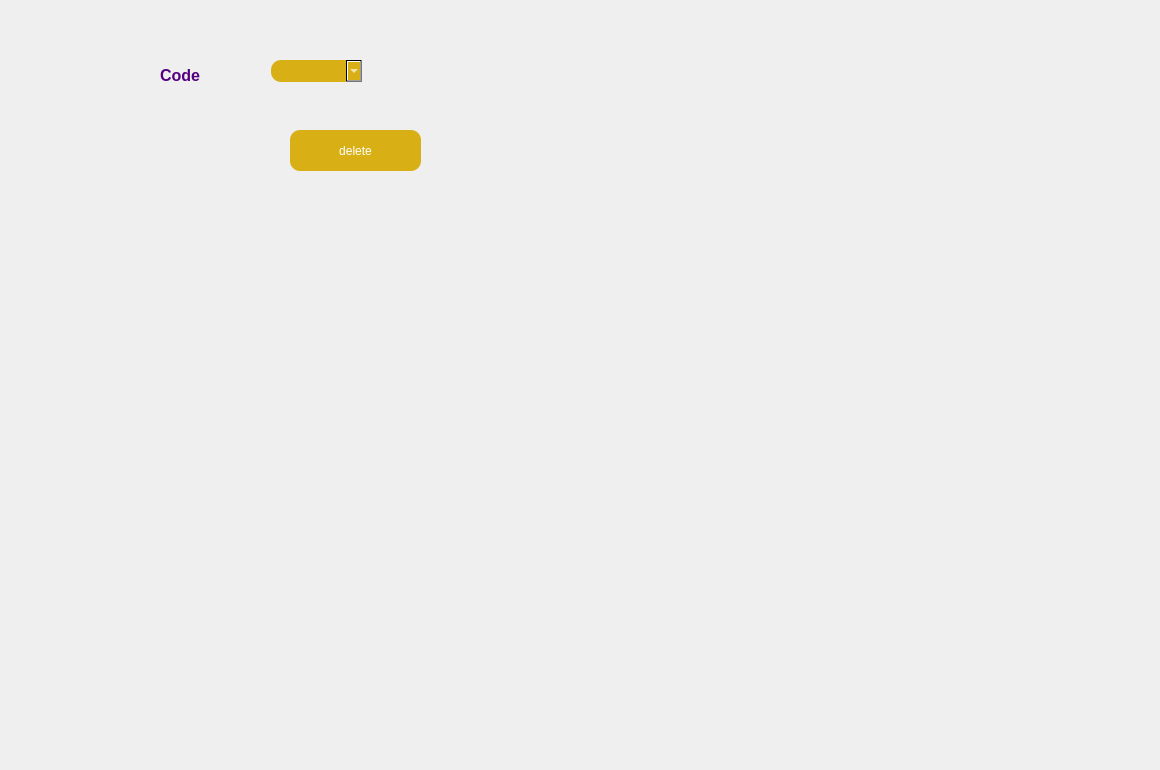
          <widget class="QWidget" name="tab_27">
           <attribute name="title">
            <string>delete</string>
           </attribute>
           <widget class="QLabel" name="label_137">
            <property name="geometry">
             <rect>
              <x>160</x>
              <y>60</y>
              <width>71</width>
              <height>31</height>
             </rect>
            </property>
            <property name="text">
             <string>&lt;html&gt;&lt;head/&gt;&lt;body&gt;&lt;p&gt;&lt;span style=&quot; font-size:12pt; font-weight:600; color:#55007f;&quot;&gt;Code &lt;/span&gt;&lt;/p&gt;&lt;/body&gt;&lt;/html&gt;</string>
            </property>
           </widget>
           <widget class="QPushButton" name="pushButtonSupprimer_5">
            <property name="geometry">
             <rect>
              <x>290</x>
              <y>130</y>
              <width>131</width>
              <height>41</height>
             </rect>
            </property>
            <property name="styleSheet">
             <string notr="true">color: rgb(255, 255, 255);
background-color:  QLinearGradient(x1: 0, y1: 0, x2: 0, y2: 1, stop: 0#D8B016, stop: 1 #D8B016);
 border-radius: 10;</string>
            </property>
            <property name="text">
             <string>delete</string>
            </property>
           </widget>
           <widget class="QComboBox" name="codecomboBox_4">
            <property name="geometry">
             <rect>
              <x>271</x>
              <y>60</y>
              <width>91</width>
              <height>22</height>
             </rect>
            </property>
            <property name="styleSheet">
             <string notr="true">color: rgb(255, 255, 255);
background-color:  QLinearGradient(x1: 0, y1: 0, x2: 0, y2: 1, stop: 0#D8B016, stop: 1 #D8B016);
 border-radius: 10;</string>
            </property>
           </widget>
           <widget class="QLabel" name="graph_18">
            <property name="geometry">
             <rect>
              <x>0</x>
              <y>0</y>
              <width>1151</width>
              <height>761</height>
             </rect>
            </property>
            <property name="text">
             <string/>
            </property>
            <property name="pixmap">
             <pixmap>../../../Downloads/Untitled-1 copy.png</pixmap>
            </property>
           </widget>
           <zorder>graph_18</zorder>
           <zorder>label_137</zorder>
           <zorder>pushButtonSupprimer_5</zorder>
           <zorder>codecomboBox_4</zorder>
          </widget>
